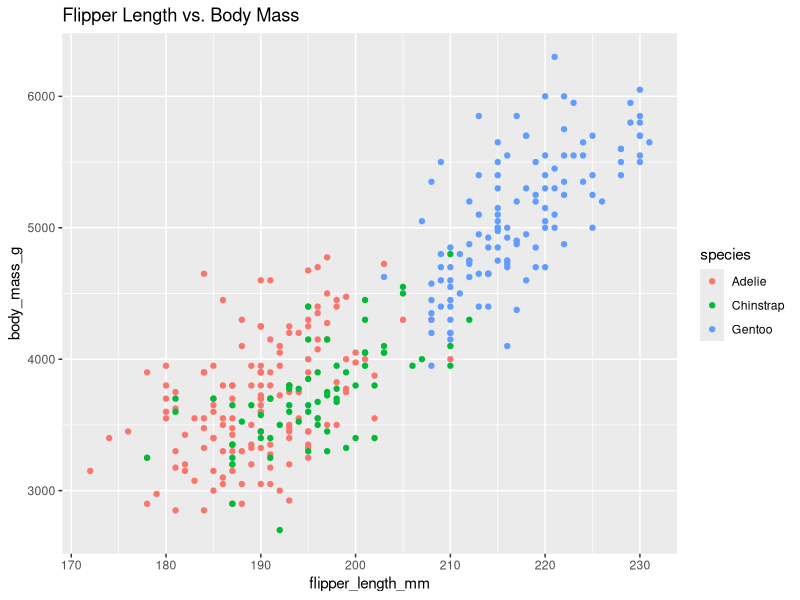

Source code (R):
## ---- chunk 1
#| message: false
#| warning: false
library(tidyverse)
library(palmerpenguins)
## ---- chunk 2
penguins |>
  group_by(species) |>
  summarize(
    mean_mass = mean(body_mass_g, na.rm = TRUE),
    count = n()
  )
## ---- chunk 3
#| warning: false
ggplot(penguins, aes(x = flipper_length_mm, y = body_mass_g, color = species)) +
  geom_point() +
  labs(title = "Flipper Length vs. Body Mass")
